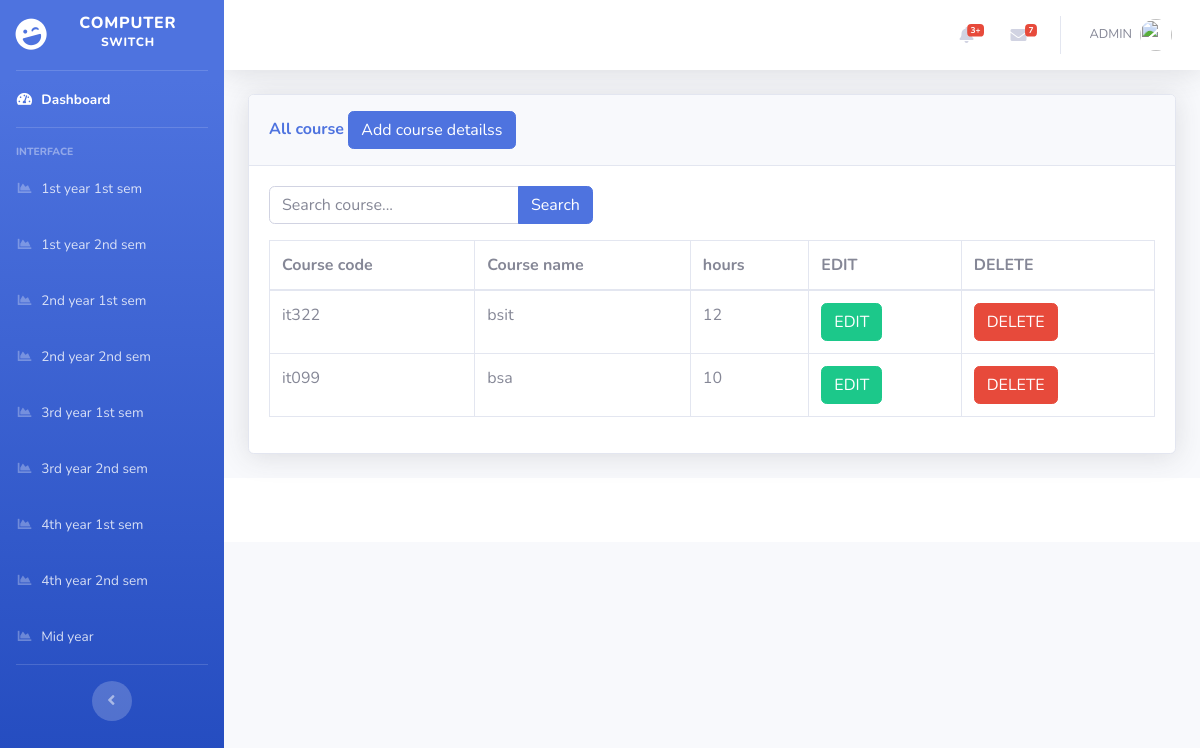
The page /midyear.php on the database its author committed.
### tables this page shows
CREATE TABLE `midyear` (
  `id` int(11) NOT NULL,
  `course_code` varchar(255) DEFAULT NULL,
  `course_name` varchar(255) DEFAULT NULL,
  `hours` varchar(255) DEFAULT NULL
);

### midyear.php (the view, shortened to what this page needs)
<?php
include('includes/header.php');
include('includes/navbar.php');
include('config.php');
?>
<div class="container-fluid">
    <div class="card shadow mb-4">
        <div class="card-header py-3">
            <h6 class="m-0 font-weight-bold text-primary">All course
                <button type="button" class="btn btn-primary" data-toggle="modal" data-target="#addadminprofile">
                    Add course detailss
                </button>
            </h6>
        </div>
        <div class="card-body">
            <div class="input-group mb-3">
                <input type="text" class="form-control" placeholder="Search course..." aria-label="Search course" aria-describedby="button-addon2" id="searchInput" style="max-width: 250px;">
                <div class="input-group-append">
                    <button class="btn btn-primary" type="button" id="button-addon2">Search</button>
                </div>
            </div>
            <div class="table-responsive">
                <table class="table table-bordered" id="dataTable" width="100%" cellspacing="0">
                    <thead>
                        <tr>
                            <th>Course code </th>
                            <th>Course name</th>
                            <th>hours</th>
                            <th>EDIT </th>
                            <th>DELETE </th>
                        </tr>
                    </thead>
                    <tbody id="courseTableBody">
                        <?php
                        $query = "SELECT * FROM midyear";
                        $query_run = $connection->query($query);
                        if ($query_run) {
                            while ($row = $query_run->fetch(PDO::FETCH_ASSOC)) {
                        ?>
                                <tr>
                                    <td class="course-code"><?php echo $row['course_code']; ?></td>
                                    <td class="course-name"><?php echo $row['course_name']; ?></td>
                                    <td class="hours"><?php echo $row['hours']; ?></td>
                                    <td>
                                        <button type="button" class="btn btn-success edit-btn" data-toggle="modal" data-target="#editButton<?php echo $row['id']; ?>" data-id="<?php echo $row['id']; ?>" data-id-number="<?php echo $row['course_code']; ?>" data-lastname="<?php echo $row['course_name']; ?>" data-firstname="<?php echo $row['hours']; ?>">
                                            EDIT
                                        </button>
                                    </td>
                                    <td>
                                        <button type="button" class="btn btn-danger delete-btn" data-toggle="modal" data-target="#deleteModal<?php echo $row['id']; ?>">
                                            DELETE
                                        </button>
                                    </td>
                                </tr>
                        <?php
                            }
                        } else {
                            echo "Error in query: " . $connection->errorInfo()[2];
                        }
                        ?>
                    </tbody>
                </table>
            </div>
        </div>
    </div>
</div>
<?php
include('includes/footer.php');
?>

### rows shown on the page
midyear: course_code "it322", course_name "bsit", hours "12"
midyear: course_code "it099", course_name "bsa", hours "10"
